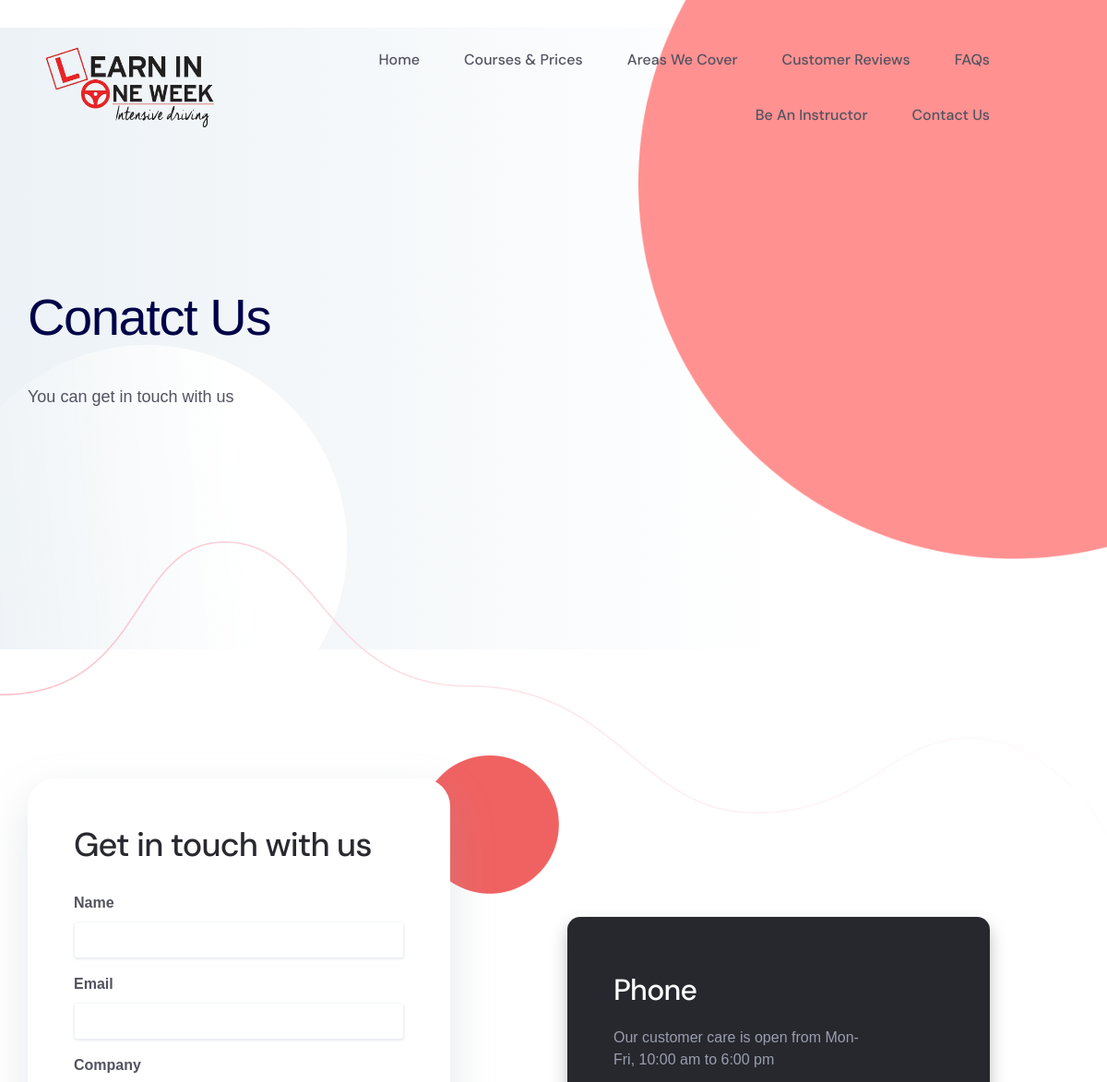
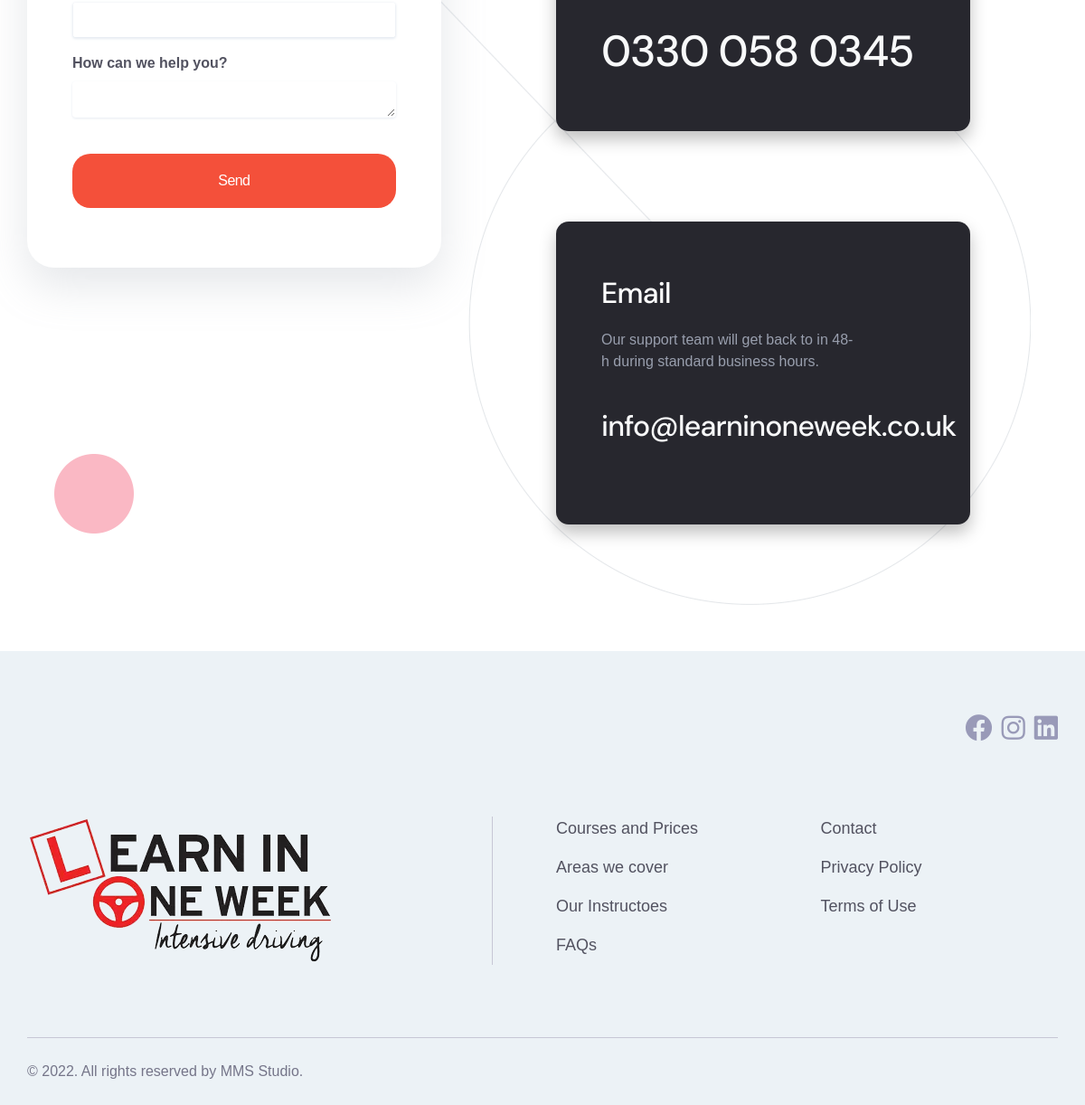
The app's page /contact with its own data (2 pictures, top to bottom).
### website/models.py (models this page shows, shortened)
class GeneralInfo(models.Model):
    title = models.CharField(max_length=100)
    favicon = models.ImageField(upload_to='Favicons/')
    logo = models.ImageField(upload_to='Logo/')
    class Meta:
        verbose_name = 'General Info'
        verbose_name_plural = 'General Info'

class ContactInfo(models.Model):
    phone_number = models.CharField(max_length=150)
    email = models.EmailField(null=True, blank=True)
    address = models.CharField(max_length=150)
    city = models.CharField(max_length=150)
    state = models.CharField(max_length=150)
    zip_code = models.CharField(max_length=150)
    country = models.CharField(max_length=150)
    class Meta:
        verbose_name = 'Contact Info'
        verbose_name_plural = 'Contact Info'

class SocialLink(models.Model):
    name = models.CharField(max_length=100)
    link = models.URLField()
    class Meta:
        verbose_name = 'Social Link'
        verbose_name_plural = 'Social Links'

### website/views.py (the view)
# urls.py: path("contact", contact, name="contact"),
def contact(request):
    general_info = GeneralInfo.objects.first()
    social_links = SocialLink.objects.all()
    contact = ContactInfo.objects.first()
    context = {
        'i' : general_info,
        'social_links' : social_links,
        'contact' : contact,
    }
    return render(request, 'website/contact.html', context)

### templates/website/contact.html (shortened to what this page needs)
{% extends 'website/base.html' %} {% load static %}
{% block body %}
<div class="breadcrum-area breadcrumb-banner">
    <div class="container">
        <div class="section-heading heading-left" data-sal="slide-right" data-sal-duration="1000" data-sal-delay="300">
            <h1 class="title h2">Conatct Us</h1>
            <p>You can get in touch with us</p>
        </div>
    </div>
    <ul class="shape-group-8 list-unstyled">
        <li class="shape shape-2" data-sal="slide-left" data-sal-duration="500" data-sal-delay="200"
            style="margin-top: -200px">
            <img src="{% static  'website/media/others/bubble-21.png' %}" alt="Bubble">
        </li>
        <li class="shape shape-1" data-sal="slide-right" data-sal-duration="500" data-sal-delay="100">
            <img src="{% static 'website/media/others/bubble-9.png' %}" alt="Bubble">
        </li>
        <li class="shape shape-3" data-sal="slide-up" data-sal-duration="500" data-sal-delay="300">
            <img src="{% static 'website/media/others/line-4.png' %}" alt="Line">
        </li>
    </ul>
</div>
<section class="section section-padding">
    <div class="container">
        <div class="row">
            <div class="col-xl-5 col-lg-6">
                <div class="contact-form-box shadow-box mb--30">
                    <h3 class="title">Get in touch with us</h3>
                    <form method="POST" action="https://new.axilthemes.com/demo/template/abstrak/mail.php"
                        class="axil-contact-form">
                        <div class="form-group">
                            <label>Name</label>
                            <input type="text" class="form-control" name="contact-name">
                        </div>
                        <div class="form-group">
                            <label>Email</label>
                            <input type="email" class="form-control" name="contact-email">
                        </div>
                        <div class="form-group">
                            <label>Company</label>
                            <input type="text" class="form-control" name="contact-company">
                        </div>
                        <div class="form-group mb--40">
                            <label>How can we help you?</label>
                            <textarea name="contact-message" id="contact-message" class="form-control textarea"
                                cols="30" rows="4"></textarea>
                        </div>
                        <div class="form-group">
                            <button type="submit" class="axil-btn btn-fill-red btn-fluid btn-primary"
                                name="submit-btn">Send</button>
                        </div>
                    </form>
                </div>
            </div>
            <div class="col-xl-5 col-lg-6 offset-xl-1">
                <div class="contact-info mb--100 mb_md--30 mt_md--0 mt--150">
                    <h4 class="title">Phone</h4>
                    <p>Our customer care is open from Mon-Fri, 10:00 am to 6:00 pm</p>
                    <h4 class="phone-number text-light"><a
                            href="tel:{{contact.phone_number}}">{{contact.phone_number}}</a></h4>
                </div>
                <div class="contact-info mb--30">
                    <h4 class="title">Email</h4>
                    <p>Our support team will get back to in 48-h during standard business hours.</p>
                    <h4 class="text-light" style="width:80%"><a href="mailto:{{contact.email}}">{{contact.email}}</a>
                    </h4>
                </div>
            </div>
        </div>
    </div>
    <ul class="list-unstyled shape-group-12">
        <li class="shape shape-1"><img src="{% static 'website/media/others/bubble-2.png' %}" alt="Bubble"></li>
        <li class="shape shape-2"><img src="{% static 'website/media/others/bubble-1.png' %}" alt="Bubble"></li>
        <li class="shape shape-3"><img src="{% static 'website/media/others/circle-3.png' %}" alt="Circle"></li>
    </ul>
</section>
{% endblock body %}

### templates/website/base.html (shortened to what this page needs)
{% load static %}
<!DOCTYPE html>
<html class="no-js" lang="en">
<head>
    <link rel="stylesheet" href="https://cdn.jsdelivr.net/npm/bootstrap@4.0.0/dist/css/bootstrap.min.css"
>
    <link rel="stylesheet" href="{% static 'website/css/bootstrap-multiselect.css' %}" type="text/css">
    <link rel="stylesheet" href="{% static 'website/css/vendor/bootstrap.min.css' %}">
    <link rel="stylesheet" href="{% static 'website/css/vendor/font-awesome.css' %}">
    <link rel="stylesheet" href="{% static 'website/css/vendor/slick.css' %}">
    <link rel="stylesheet" href="{% static 'website/css/vendor/slick-theme.css' %}">
    <link rel="stylesheet" href="{% static 'website/css/vendor/sal.css' %}">
    <link rel="stylesheet" href="{% static 'website/css/vendor/magnific-popup.css' %}">
    <link rel="stylesheet" href="{% static 'website/css/vendor/green-audio-player.min.css' %}">
    <link rel="stylesheet" href="{% static 'website/css/vendor/odometer-theme-default.css' %}">
    <link rel="stylesheet" href="{% static 'website/css/app.css' %}">
</head>
<body class="sticky-header">
    <div id="main-wrapper" class="main-wrapper">
        <header class="header axil-header header-style-1">
            <div class="axil-mainmenu">
                <div class="container-fluid px-5">
                    <div class="header-navbar">
                        <div class="header-logo">
                            <a href="{% url 'website:home' %}"><img class="light-version-logo" src="{{i.logo.url}}"
                                    alt="logo" style="max-height: 90px"></a>
                        </div>
                        <div class="header-main-nav">
                            <nav class="mainmenu-nav" id="mobilemenu-popup">
                                <ul class="mainmenu">
                                    <li><a href="{% url 'website:home' %}">Home</a> </li>
                                    <li><a href="{% url 'website:courses' %}">Courses & Prices</a> </li>
                                    <li><a href="{% url 'website:territories' %}">Areas We Cover</a></li>
                                    <li><a href="{% url 'website:reviews' %}">Customer Reviews</a></li>
                                    <li><a href="{% url 'website:faqs' %}">FAQs</a></li>
                                    <li><a href="{% url 'website:instructor-registration' %}">Be An Instructor</a></li>
                                    <li><a href="{% url 'website:contact' %}">Contact Us</a></li>
                                </ul>
                            </nav>
                        </div>
                    </div>
                </div>
            </div>
        </header>
        {% block body %} {% endblock body %}
        <footer class="footer-area bg-color-light">
            <div class="container">
                <div class="footer-top">
                    <div class="footer-social-link mt-5">
                        <ul class="list-unstyled">
                            {% for i in social_links %}
                            <li><a href="{{i.link}}" data-sal="slide-up" data-sal-duration="500" data-sal-delay="100"><i
                                        class="fab fa-{{i.name|lower}}"></i></a></li>
                            {% endfor %}
                        </ul>
                    </div>
                </div>
                <div class="footer-main">
                    <div class="row">
                        <div class="col-xl-6 col-lg-5" data-sal="slide-right" data-sal-duration="800"
                            data-sal-delay="100">
                            <div class="footer-widget border-end">
                                <div class="footer-newsletter">
                                    <img src="{{i.logo.url}}" alt="">
                                </div>
                            </div>
                        </div>
                        <div class="col-xl-6 col-lg-7" data-sal="slide-left" data-sal-duration="800"
                            data-sal-delay="100">
                            <div class="row">
                                <div class="col-sm-6">
                                    <div class="footer-widget">
                                        <div class="footer-menu-link">
                                            <ul class="list-unstyled">
                                                <li><a href="{% static 'website:courses' %}">Courses and Prices</a></li>
                                                <li><a href="{% static 'website:territories' %}">Areas we cover</a></li>
                                                <li><a href="#">Our Instructoes</a></li>
                                                <li><a href="{% static 'website:faqs' %}">FAQs</a></li>
                                            </ul>
                                        </div>
                                    </div>
                                </div>
                                <div class="col-sm-6">
                                    <div class="footer-widget">
                                        <div class="footer-menu-link">
                                            <ul class="list-unstyled">
                                                <li><a href="{% url 'website:contact' %}">Contact</a></li>
                                                <li><a href="#">Privacy Policy</a></li>
                                                <li><a href="#">Terms of Use</a></li>
                                            </ul>
                                        </div>
                                    </div>
                                </div>
                            </div>
                        </div>
                    </div>
                </div>
                <div class="footer-bottom" data-sal="slide-up" data-sal-duration="500" data-sal-delay="100">
                    <div class="row">
                        <div class="col-md-6">
                            <div class="footer-copyright">
                                <span class="copyright-text">© {% now 'Y' %}. All rights reserved by <a
                                        href="https://mmsstudio.tech/">MMS Studio</a>.</span>
                            </div>
                        </div>
                    </div>
                </div>
            </div>
        </footer>
    </div>
</body>
</html>

### records on screen
GeneralInfo: logo (picture)
ContactInfo: phone_number "0330 058 0345", email "info@learninoneweek.co.uk"
